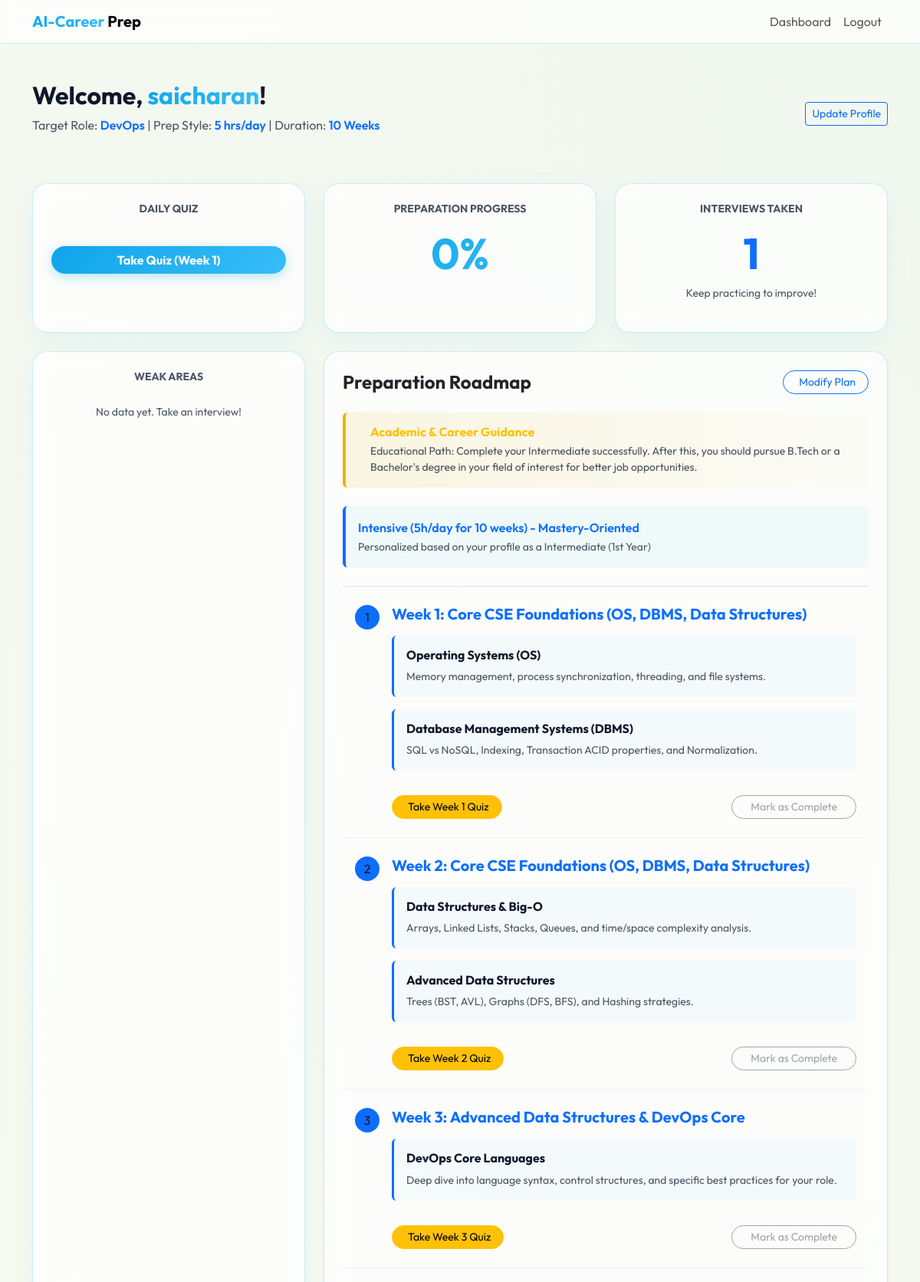
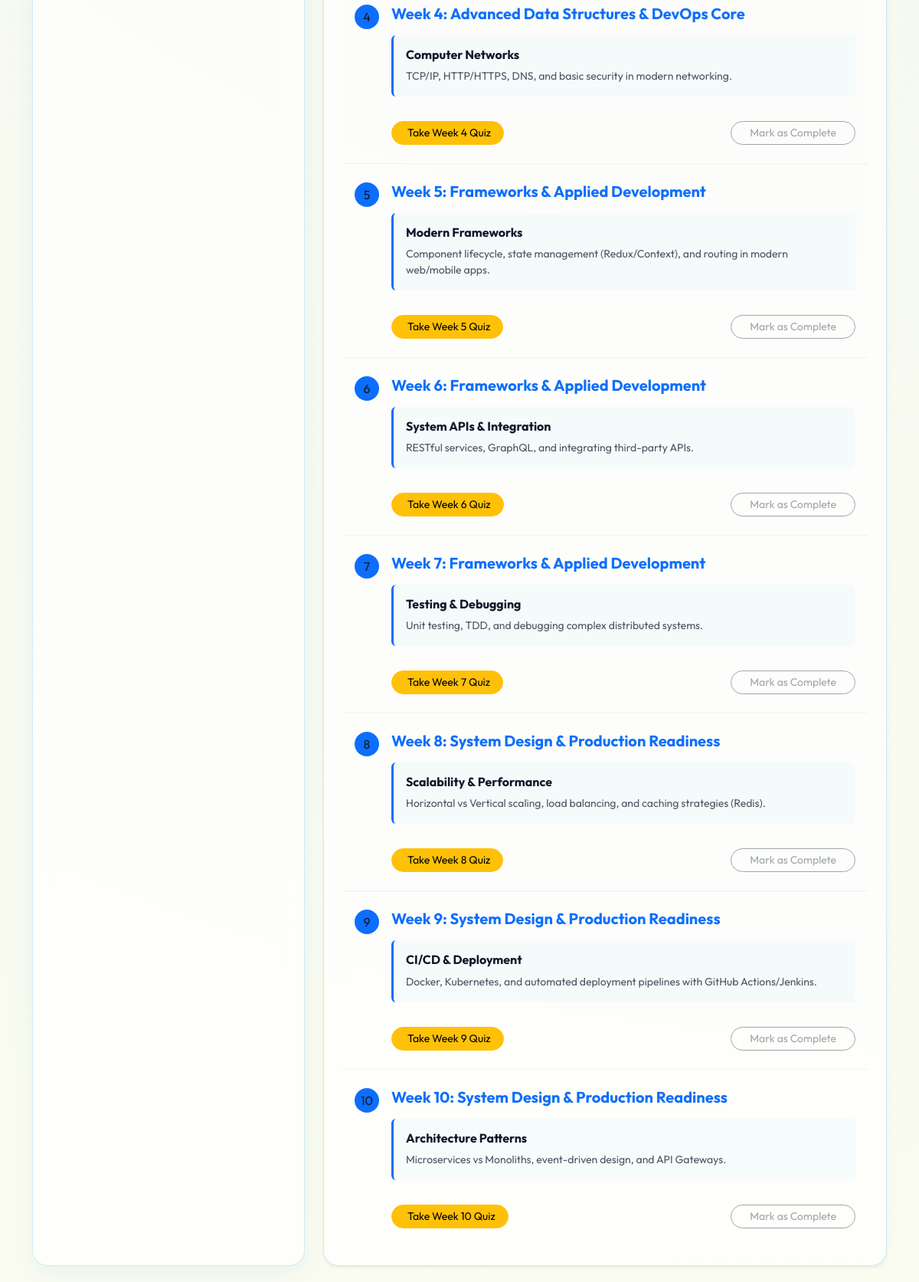
Page /dashboard (signed in, upper part) on the committed database (2 pictures, top to bottom).
### models.py (models this page shows)
class User(UserMixin, db.Model):
    id = db.Column(db.Integer, primary_key=True)
    username = db.Column(db.String(150), unique=True, nullable=False)
    email = db.Column(db.String(150), unique=True, nullable=False)
    password = db.Column(db.String(500), nullable=False)
    age = db.Column(db.Integer)
    education_level = db.Column(db.String(100))
    available_time = db.Column(db.String(100)) # e.g., "Full-time", "2 hours/day"
    desired_role = db.Column(db.String(100))
    prep_weeks = db.Column(db.Integer, default=1)
    readiness_score = db.Column(db.Integer, default=0)
    completed_modules = db.Column(db.String(500), default="") # Comma-separated indices
    reset_token = db.Column(db.String(100), unique=True)
    reset_token_expiry = db.Column(db.DateTime)
    sessions = db.relationship('InterviewSession', backref='user', lazy=True)

### app.py (the view)
    @app.route('/dashboard')
    @login_required
    def dashboard():
        from core.roadmap import generate_roadmap
        from models import QuizAttempt
        roadmap_data = generate_roadmap(current_user)
        passed_attempts = QuizAttempt.query.filter_by(user_id=current_user.id).all()
        passed_weeks = [
            a.week_number for a in passed_attempts
            if a.score >= (a.total_questions * 0.7)
        ]
        completed_indices = [int(i) for i in current_user.completed_modules.split(',') if i]
        current_prep_week = 1
        for i in range(current_user.prep_weeks or 1):
            if i not in completed_indices:
                current_prep_week = i + 1
                break
            else:
                current_prep_week = i + 1
        return render_template('dashboard.html',
                               user=current_user,
                               roadmap=roadmap_data,
                               passed_weeks=passed_weeks,
                               current_week=current_prep_week)

### templates/dashboard.html (shortened to what this page needs)
{% extends "base.html" %}
{% block content %}
<div class="row">
    <div class="col-12 mb-5 d-flex justify-content-between align-items-center">
        <div>
            <h2 class="fw-bold">Welcome, <span class="gradient-text">{{ user.username }}</span>!</h2>
            <p class="text-muted">Target Role: <span class="fw-semibold text-primary">{{ user.desired_role }}</span> | Prep Style: <span class="fw-semibold text-primary">{{ user.available_time }} hrs/day</span> | Duration: <span class="fw-semibold text-primary">{{ user.prep_weeks }} Weeks</span></p>
        </div>
        <a href="{{ url_for('onboarding') }}" class="btn btn-outline-primary btn-sm">Update Profile</a>
    </div>
    <div class="col-md-4 mb-4">
        <div class="card card-glass p-4 text-center h-100">
            <h6 class="text-muted text-uppercase small fw-bold">Daily Quiz</h6>
            <a href="{{ url_for('quiz', week=current_week) }}" class="btn btn-primary w-100 rounded-pill fw-bold">Take Quiz (Week {{ current_week }})</a>
        </div>
    </div>
    <div class="col-md-4 mb-4">
        <div class="card card-glass p-4 text-center h-100">
            <h6 class="text-muted text-uppercase small fw-bold">Preparation Progress</h6>
            <div class="display-4 fw-bold gradient-text my-2">{{ user.readiness_score }}%</div>
            <div class="progress bg-dark" style="height: 8px;">
            </div>
        </div>
    </div>
    <div class="col-md-4 mb-4">
        <div class="card card-glass p-4 text-center h-100">
            <h6 class="text-muted text-uppercase small fw-bold">Interviews Taken</h6>
            <div class="display-4 fw-bold text-primary my-2">{{ user.sessions|length }}</div>
            <p class="text-muted small">Keep practicing to improve!</p>
        </div>
    </div>
    <div class="col-md-4 mb-4">
        <div class="card card-glass p-4 text-center h-100">
            <h6 class="text-muted text-uppercase small fw-bold">Weak Areas</h6>
            <div class="text-white mt-3">
                {% if user.sessions and user.sessions[-1].weak_areas %}
                    {% for area in user.sessions[-1].weak_areas.split(',') %}
                        <span class="badge bg-danger mb-1">{{ area.strip() }}</span>
                    {% endfor %}
                {% else %}
                    <span class="text-muted italic small">No data yet. Take an interview!</span>
                {% endif %}
            </div>
        </div>
    </div>
    <div class="col-md-8">
        <div class="card card-glass p-4 shadow-sm mb-4">
            <div class="d-flex justify-content-between align-items-center mb-4">
                <h4 class="fw-bold mb-0">Preparation Roadmap</h4>
                <a href="{{ url_for('onboarding') }}" class="btn btn-outline-primary btn-sm rounded-pill px-3">
                     Modify Plan
                </a>
            </div>
            {% if roadmap.guidance %}
            <div class="guidance-card p-3 rounded mb-4 d-flex align-items-center" style="background: linear-gradient(90deg, rgba(234, 179, 8, 0.1) 0%, rgba(234, 179, 8, 0.02) 100%); border-left: 4px solid #eab308;">
                <div>
                    <h6 class="fw-bold mb-1 text-warning">Academic & Career Guidance</h6>
                    <p class="mb-0 small text-white opacity-75">{{ roadmap.guidance }}</p>
                </div>
            </div>
            {% endif %}
            <div class="roadmap-summary p-3 rounded border-start border-primary border-4 mb-4" style="background: rgba(14, 165, 233, 0.05);">
                <p class="mb-0 fw-semibold text-primary">{{ roadmap.strategy }}</p>
                <small class="text-muted">Personalized based on your profile as a {{ user.education_level }}</small>
            </div>
            <div class="list-group list-group-flush bg-transparent">
                {% for module in roadmap.modules %}
                {% set module_idx = loop.index0 %}
                {% set is_completed = (module_idx|string) in user.completed_modules.split(',') %}
                <div class="list-group-item bg-transparent text-white border-secondary py-4 {% if is_completed %}opacity-50{% endif %}" style="position: relative;">
                    <div class="d-flex align-items-start">
                        <div class="me-3 {% if is_completed %}bg-success{% else %}bg-primary{% endif %} rounded-circle d-flex align-items-center justify-content-center flex-shrink-0" style="width: 32px; height: 32px;">
                            {% if is_completed %}<i class="bi bi-check-lg"></i>{% else %}{{ loop.index }}{% endif %}
                        </div>
                        <div class="w-100">
                            <h5 class="mb-3 fw-bold {% if is_completed %}text-success text-decoration-line-through{% else %}text-primary{% endif %}">{{ module.title }}</h5>
                            <div class="row">
                                {% for subject in module.subjects %}
                                <div class="col-12 mb-3">
                                    <div class="p-3 rounded border-start border-primary border-3" style="background: rgba(14, 165, 233, 0.03);">
                                        <h6 class="fw-bold mb-2">{{ subject.name }}</h6>
                                        <p class="text-muted small mb-0">{{ subject.content }}</p>
                                    </div>
                                </div>
                                {% endfor %}
                            </div>
                            <div class="d-flex justify-content-between align-items-center mt-3">
                                <div>
                                    {% set week_num = module_idx + 1 %}
                                    {% if week_num in passed_weeks %}
                                        <span class="badge bg-success"><i class="bi bi-patch-check-fill me-1"></i> Quiz Passed</span>
                                    {% else %}
                                        <a href="{{ url_for('quiz', week=week_num) }}" class="btn btn-warning btn-sm rounded-pill px-3">
                                             Take Week {{ week_num }} Quiz
                                        </a>
                                    {% endif %}
                                </div>
                                <div>
                                    <a href="{{ url_for('toggle_module', module_idx=module_idx) }}"
                                       class="btn {% if is_completed %}btn-success{% elif week_num in passed_weeks %}btn-outline-primary{% else %}btn-outline-secondary disabled{% endif %} btn-sm rounded-pill px-4">
                                        {% if is_completed %}
                                            <i class="bi bi-arrow-repeat me-1"></i> Study Again
                                        {% else %}
                                            Mark as Complete
                                        {% endif %}
                                    </a>
                                </div>
                            </div>
                        </div>
                    </div>
                </div>
                {% endfor %}
            </div>
        </div>
    </div>
</div>
{% endblock %}

### static/css/style.css (style rules this page uses)
:root { --sky-blue: #0ea5e9; --sky-blue-hover: #0284c7; --cream-bg: #fdfcf0; --deep-slate: #0f172a; --glass-bg: rgba(255, 255, 255, 0.85); --glass-border: rgba(14, 165, 233, 0.15); --primary-gradient: linear-gradient(135deg, #0ea5e9 0%, #38bdf8 100%); }
body { background-color: var(--cream-bg); background-image: radial-gradient(circle at top right, rgba(14, 165, 233, 0.05), transparent); color: var(--deep-slate); min-height: 100vh; }
.card-glass { background: var(--glass-bg); backdrop-filter: blur(12px); border: 1px solid var(--glass-border); border-radius: 20px; box-shadow: 0 10px 30px rgba(14, 165, 233, 0.08); transition: transform 0.3s ease, box-shadow 0.3s ease; }
.gradient-text { background: var(--primary-gradient); -webkit-background-clip: text; background-clip: text; -webkit-text-fill-color: transparent; }
.list-group-item { border-color: rgba(14, 165, 233, 0.1) !important; }
.text-white { color: var(--deep-slate) !important; }
.text-muted { color: #4b5563 !important; }
.bg-dark { background-color: #f8fafc !important; }
.border-secondary, .border-dark { border-color: rgba(14, 165, 233, 0.1) !important; }

### templates/base.html (style rules this page uses)
:root { --sky-blue: #0ea5e9; --sky-blue-hover: #0284c7; --cream-bg: #fdfcf0; --deep-slate: #0f172a; --glass-bg: rgba(255, 255, 255, 0.7); --glass-border: rgba(14, 165, 233, 0.2); --primary-gradient: linear-gradient(135deg, #0ea5e9 0%, #38bdf8 100%); }
body { font-family: 'Outfit', sans-serif; background-color: var(--cream-bg); color: var(--deep-slate); min-height: 100vh; }
.btn-primary { background: var(--primary-gradient); border: none; box-shadow: 0 4px 15px rgba(14, 165, 233, 0.3); color: white !important; }

### rows in the picture
User: username "saicharan", desired_role "DevOps", available_time "5", prep_weeks "10", readiness_score "0", education_level "Intermediate (1st Year)"

### other values in the picture
{{ current_week }} "1"
{{ user.sessions|length }} "1"
{{ roadmap.guidance }} "Educational Path: Complete your Intermediate successfully. After this, you should pursue B.Tech or a Bachelor's degree in your field of interest for better job opportunities."
{{ roadmap.strategy }} "Intensive (5h/day for 10 weeks) - Mastery-Oriented"
{{ module.title }} "Week 1: Core CSE Foundations (OS, DBMS, Data Structures)" "Week 2: Core CSE Foundations (OS, DBMS, Data Structures)" "Week 3: Advanced Data Structures & DevOps Core" "Week 4: Advanced Data Structures & DevOps Core" "Week 5: Frameworks & Applied Development" "Week 6: Frameworks & Applied Development" "Week 7: Frameworks & Applied Development" "Week 8: System Design & Production Readiness" "Week 9: System Design & Production Readiness" "Week 10: System Design & Production Readiness"
{{ subject.name }} "Operating Systems (OS)" "Database Management Systems (DBMS)" "Data Structures & Big-O" "Advanced Data Structures" "DevOps Core Languages" "Computer Networks" "Modern Frameworks" "System APIs & Integration" "Testing & Debugging" "Scalability & Performance" "CI/CD & Deployment" "Architecture Patterns"
{{ subject.content }} "Memory management, process synchronization, threading, and file systems." "SQL vs NoSQL, Indexing, Transaction ACID properties, and Normalization." "Arrays, Linked Lists, Stacks, Queues, and time/space complexity analysis." "Trees (BST, AVL), Graphs (DFS, BFS), and Hashing strategies." "Deep dive into language syntax, control structures, and specific best practices for your role." "TCP/IP, HTTP/HTTPS, DNS, and basic security in modern networking." "Component lifecycle, state management (Redux/Context), and routing in modern web/mobile apps." "RESTful services, GraphQL, and integrating third-party APIs." "Unit testing, TDD, and debugging complex distributed systems." "Horizontal vs Vertical scaling, load balancing, and caching strategies (Redis)." "Docker, Kubernetes, and automated deployment pipelines with GitHub Actions/Jenkins." "Microservices vs Monoliths, event-driven design, and API Gateways."
{{ week_num }} "1" "2" "3" "4" "5" "6" "7" "8" "9" "10"
